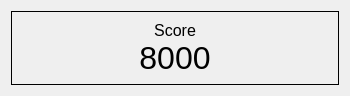
<?xml version="1.0" encoding="UTF-8"?>
<ui version="4.0">
 <class>Label</class>
 <widget class="QWidget" name="Label">
  <property name="geometry">
   <rect>
    <x>0</x>
    <y>0</y>
    <width>350</width>
    <height>96</height>
   </rect>
  </property>
  <property name="minimumSize">
   <size>
    <width>0</width>
    <height>96</height>
   </size>
  </property>
  <property name="maximumSize">
   <size>
    <width>350</width>
    <height>96</height>
   </size>
  </property>
  <property name="windowTitle">
   <string>Form</string>
  </property>
  <layout class="QGridLayout" name="gridLayout_2">
   <item row="0" column="0">
    <widget class="QFrame" name="frame">
     <property name="frameShape">
      <enum>QFrame::Box</enum>
     </property>
     <property name="frameShadow">
      <enum>QFrame::Plain</enum>
     </property>
     <layout class="QGridLayout" name="gridLayout">
      <item row="0" column="0">
       <layout class="QVBoxLayout" name="verticalLayout" stretch="1,1">
        <property name="spacing">
         <number>0</number>
        </property>
        <property name="sizeConstraint">
         <enum>QLayout::SetMinAndMaxSize</enum>
        </property>
        <item alignment="Qt::AlignHCenter|Qt::AlignVCenter">
         <widget class="QLabel" name="label">
          <property name="minimumSize">
           <size>
            <width>0</width>
            <height>0</height>
           </size>
          </property>
          <property name="maximumSize">
           <size>
            <width>16777215</width>
            <height>100</height>
           </size>
          </property>
          <property name="text">
           <string>&lt;html&gt;&lt;head/&gt;&lt;body&gt;&lt;p align=&quot;center&quot;&gt;&lt;span style=&quot; font-size:12pt;&quot;&gt;Score&lt;/span&gt;&lt;/p&gt;&lt;/body&gt;&lt;/html&gt;</string>
          </property>
         </widget>
        </item>
        <item alignment="Qt::AlignHCenter|Qt::AlignVCenter">
         <widget class="QLabel" name="value">
          <property name="minimumSize">
           <size>
            <width>0</width>
            <height>0</height>
           </size>
          </property>
          <property name="maximumSize">
           <size>
            <width>16777215</width>
            <height>200</height>
           </size>
          </property>
          <property name="text">
           <string>&lt;html&gt;&lt;head/&gt;&lt;body&gt;&lt;p align=&quot;center&quot;&gt;&lt;span style=&quot; font-size:24pt;&quot;&gt;8000&lt;/span&gt;&lt;/p&gt;&lt;/body&gt;&lt;/html&gt;</string>
          </property>
         </widget>
        </item>
       </layout>
      </item>
     </layout>
    </widget>
   </item>
  </layout>
 </widget>
 <resources/>
 <connections/>
</ui>
